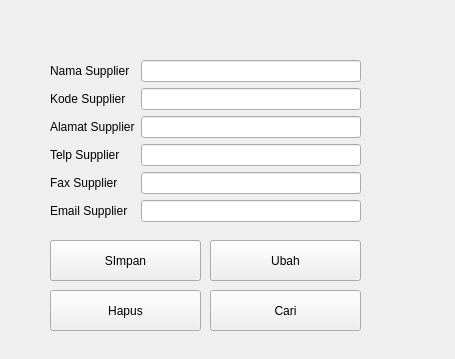
<?xml version="1.0" encoding="UTF-8"?>
<ui version="4.0">
 <class>Formsupplier</class>
 <widget class="QWidget" name="Formsupplier">
  <property name="geometry">
   <rect>
    <x>0</x>
    <y>0</y>
    <width>455</width>
    <height>359</height>
   </rect>
  </property>
  <property name="windowTitle">
   <string>Form</string>
  </property>
  <widget class="QWidget" name="formLayoutWidget">
   <property name="geometry">
    <rect>
     <x>50</x>
     <y>60</y>
     <width>311</width>
     <height>171</height>
    </rect>
   </property>
   <layout class="QFormLayout" name="formLayout">
    <item row="0" column="0">
     <widget class="QLabel" name="nama_supplierLabel">
      <property name="text">
       <string>Nama Supplier</string>
      </property>
     </widget>
    </item>
    <item row="0" column="1">
     <widget class="QLineEdit" name="nama_supplierLineEdit"/>
    </item>
    <item row="1" column="0">
     <widget class="QLabel" name="kode_supplierLabel">
      <property name="text">
       <string>Kode Supplier</string>
      </property>
     </widget>
    </item>
    <item row="1" column="1">
     <widget class="QLineEdit" name="kode_supplierLineEdit"/>
    </item>
    <item row="2" column="0">
     <widget class="QLabel" name="alamat_suppierLabel">
      <property name="text">
       <string>Alamat Supplier</string>
      </property>
     </widget>
    </item>
    <item row="2" column="1">
     <widget class="QLineEdit" name="alamat_supplierLineEdit"/>
    </item>
    <item row="3" column="0">
     <widget class="QLabel" name="telp_suppierLabel">
      <property name="text">
       <string>Telp Supplier</string>
      </property>
     </widget>
    </item>
    <item row="3" column="1">
     <widget class="QLineEdit" name="telp_supplierLineEdit"/>
    </item>
    <item row="4" column="0">
     <widget class="QLabel" name="fax_supplierLabel">
      <property name="text">
       <string>Fax Supplier</string>
      </property>
     </widget>
    </item>
    <item row="4" column="1">
     <widget class="QLineEdit" name="fax_supplierLineEdit"/>
    </item>
    <item row="5" column="0">
     <widget class="QLabel" name="email_suppierLabel">
      <property name="text">
       <string>Email Supplier</string>
      </property>
     </widget>
    </item>
    <item row="5" column="1">
     <widget class="QLineEdit" name="email_supplierLineEdit"/>
    </item>
   </layout>
  </widget>
  <widget class="QPushButton" name="pushButton">
   <property name="geometry">
    <rect>
     <x>50</x>
     <y>240</y>
     <width>151</width>
     <height>41</height>
    </rect>
   </property>
   <property name="text">
    <string>SImpan</string>
   </property>
  </widget>
  <widget class="QPushButton" name="pushButton_3">
   <property name="geometry">
    <rect>
     <x>210</x>
     <y>290</y>
     <width>151</width>
     <height>41</height>
    </rect>
   </property>
   <property name="text">
    <string>Cari</string>
   </property>
  </widget>
  <widget class="QPushButton" name="pushButton_4">
   <property name="geometry">
    <rect>
     <x>50</x>
     <y>290</y>
     <width>151</width>
     <height>41</height>
    </rect>
   </property>
   <property name="text">
    <string>Hapus</string>
   </property>
  </widget>
  <widget class="QPushButton" name="pushButton_2">
   <property name="geometry">
    <rect>
     <x>210</x>
     <y>240</y>
     <width>151</width>
     <height>41</height>
    </rect>
   </property>
   <property name="text">
    <string>Ubah</string>
   </property>
  </widget>
 </widget>
 <resources/>
 <connections/>
</ui>
